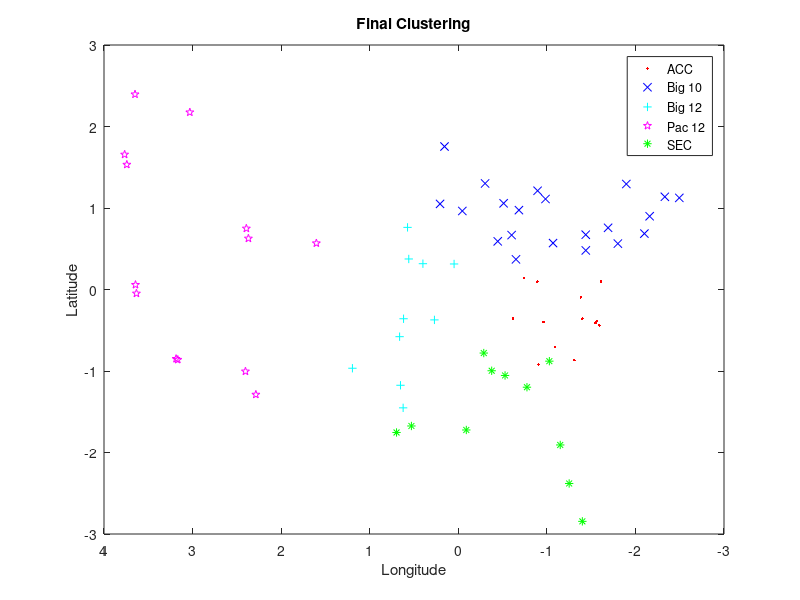

Reproduce this figure in MATLAB.
%% Initialize workspace
clear;
clc;
clf;

%% Load in data
data = csvread('CFPTotalNew.csv');

myYL = data(:, 1);
myXL = data(:, 2);
myStadL = data(:, 3);
myRank = data(:, 4);
myOutState = data(:, 5);
realIDs = data(:, 6);

myY = zscore(myYL) .* 1.1;
myX = zscore(myXL) .* 1.7;
myStad = zscore(myStadL) ./ 10;
myRank = zscore(data(:, 4)) ./ 2 ;
myOutState = zscore(myOutState) * 0.1;

%% Set parameters for k-means
numClusters = 5;
convergenceCrit = 0.0002;
maxIter = 50;
centerIDs = [1 2 3 4 5];

%% Run kMeans Test
deltaCost = 100;
oldfinalCost = 0;
iterCount = 0;

%Set cluster centers
clusterCenter(1, 1) = mean(myX(1:14));
clusterCenter(1, 2) = mean(myY(1:14));
clusterCenter(1, 3) = mean(myStad(1:14));
clusterCenter(1, 4) = mean(myRank(1:14));
clusterCenter(1, 5) = mean(myOutState(1:14));

clusterCenter(2, 1) = mean(myX(15:28));
clusterCenter(2, 2) = mean(myY(15:28));
clusterCenter(2, 3) = mean(myStad(15:28));
clusterCenter(2, 4) = mean(myRank(15:28));
clusterCenter(2, 5) = mean(myOutState(15:28));

clusterCenter(3, 1) = mean(myX(29:37));
clusterCenter(3, 2) = mean(myY(29:37));
clusterCenter(3, 3) = mean(myStad(29:37));
clusterCenter(3, 4) = mean(myRank(29:37));
clusterCenter(3, 5) = mean(myOutState(29:37));

clusterCenter(4, 1) = mean(myX(38:49));
clusterCenter(4, 2) = mean(myY(38:49));
clusterCenter(4, 3) = mean(myStad(38:49));
clusterCenter(4, 4) = mean(myRank(38:49));
clusterCenter(4, 5) = mean(myOutState(38:49));

clusterCenter(5, 1) = mean(myX(50:64));
clusterCenter(5, 2) = mean(myY(50:64));
clusterCenter(5, 3) = mean(myStad(50:64));
clusterCenter(5, 4) = mean(myRank(50:64));
clusterCenter(5, 5) = mean(myOutState(50:64));

%Create cost function
myCost = @(x2, y2, x1, y1, sS, sSC, rank, rankCen) 1.0 * sqrt((x2 - x1).^2) + .1 * sqrt((y2 - y1).^2) + 0.1 * sqrt((sS - sSC).^2)  + 0.1 * sqrt((rank - rankCen).^2);
myID = kmeans([myX myY myStad myRank myOutState], [], 'Start', clusterCenter);  
myID = myID';
    
plot(4,-5, 'r.', 4, -5, 'bx', 4, -5, 'c+', 4, -5, 'mp', 4, -5, 'g*')
ylim([-3 3])
legend({'ACC', 'Big 10', 'Big 12', 'Pac 12', 'SEC'}, 'Position', [0.18 0.18 0.1 0.1], 'AutoUpdate', 'off')
hold on


for k = 1:length(myX)
    if(myID(k) == 1)
        plot(myX(k), myY(k), 'r.')
    elseif(myID(k) == 2)
        plot(myX(k), myY(k), 'bx')
    elseif(myID(k) == 3)
        plot(myX(k), myY(k), 'c+')
    elseif(myID(k) == 4)
        plot(myX(k), myY(k), 'mp')
    else
        plot(myX(k), myY(k), 'g*')
    end
end
ACC = myID(1:14);
Big10 = myID(15:28);
Big12 = myID(29:38);
Pac12 = (myID(39:50));
SEC = (myID(51:64));






%% Error
myCount = 0;
for k = 1:64
    if(myID(k) == realIDs(k))
        myCount = myCount + 1;
    end
end

percentCorrect = myCount / k

set(gca, 'Xdir', 'reverse')
title('Final Clustering')
xlabel('Longitude')
ylabel('Latitude')
% 

 saveas(gcf, 'EndFig.png')



